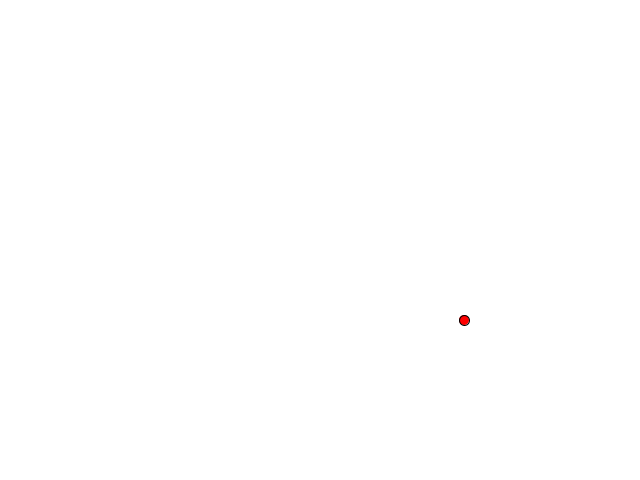
Frame 1 (no input)
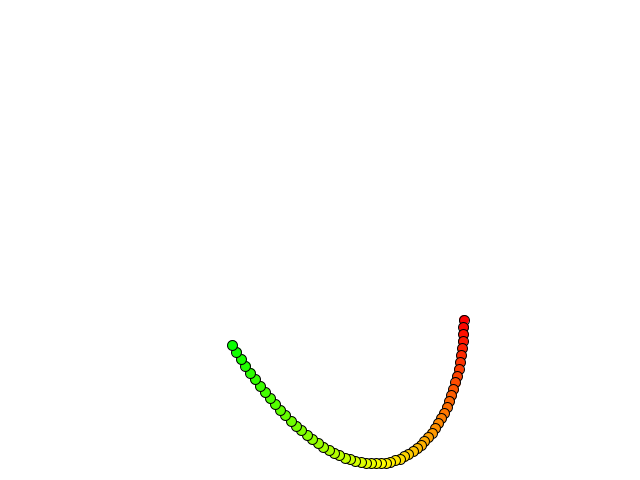
Frame 60 (the mouse pressed at the canvas centre just before this capture)
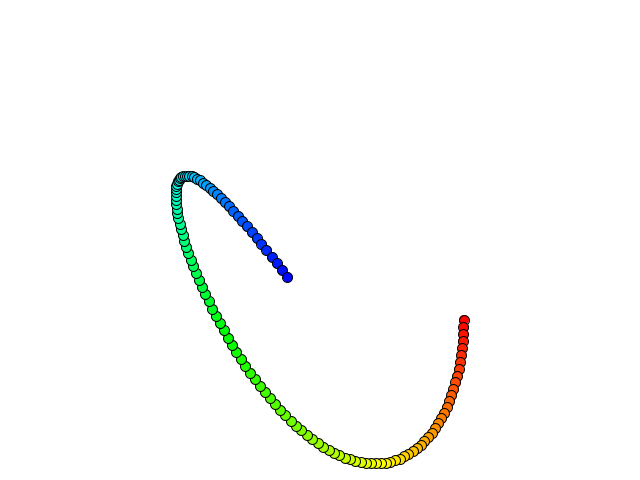
Frame 120 (the mouse held since frame 60 and released just before this capture)

The Processing sketch that drew these frames (run headless with seeded random() and noise(); from frame 60 on, the mouse is pressed at the canvas centre):

// Processing sketch: lissajousFigure
// ── lissajousFigure.pde
int Center_X;//カンバスの中心のX座標
int Center_Y;//カンバスの中心のY座標
float Circle_Radius;//円の半径
final int Circle_N=500;//円は合計何個あるか？(300)
int Pos=0;//今何個目の円か？
float Hue;//色指定用変数
float Ellipse_X;
float Ellipse_Y;
float Hue_2;
void setup() {
  size(640, 480);
  background(#ffffff);
  fill(#000000);
  colorMode(HSB, 360, 100, 100);
  Center_X=width/2;
  Center_Y=height/2;
  Circle_Radius=min(width, height)*0.3;//width,heightのうち小さい方の値を取得
}

void draw() {
  int Ellipse_R;//円の半径
  int Distance;//カンバス中心からの円までの直線距離
  float deg=360*4.0*Pos/Circle_N;//360度/N=円一つあたりの角度→*今の円の数(deg=360*Pos/Circle_N)
  float Radian=radians(deg);
  float Zure=radians(deg);

  fill(Hue, 100, 100);//色指定
  pointX(Center_X, Radian,Zure, Circle_Radius);
  pointY(Center_X, Radian,Zure, Circle_Radius);
  ellipse(Ellipse_X, Ellipse_Y, 10, 10);
  Pos=(Pos+1)%Circle_N;//Posの数取得
  pointHue(Hue);
  Hue=Hue_2;
  print("TEST");
}

float pointX(int Center_X, float Radian, float Zure,float Circle_Radius ) {
  Ellipse_X=Center_X+cos(Radian-Zure/4)*Circle_Radius;//円の中心のX座標//円のX座標指定(キャスト)
  return Ellipse_X;
}

float pointY(int Center_X, float Radian,float Zure, float Circle_Radius) {
  Ellipse_Y=Center_X+sin(Radian)*Circle_Radius;//円の中心のY座標//円のY座標指定(キャスト)
  return Ellipse_Y;
}

float pointHue(float Hue) {
  Hue_2=int(Hue+1000/Circle_N)%360;//色関数指定(Hue_2=int(Hue+1000/Circle_N*0.5)%360)
  return Hue_2;
}
